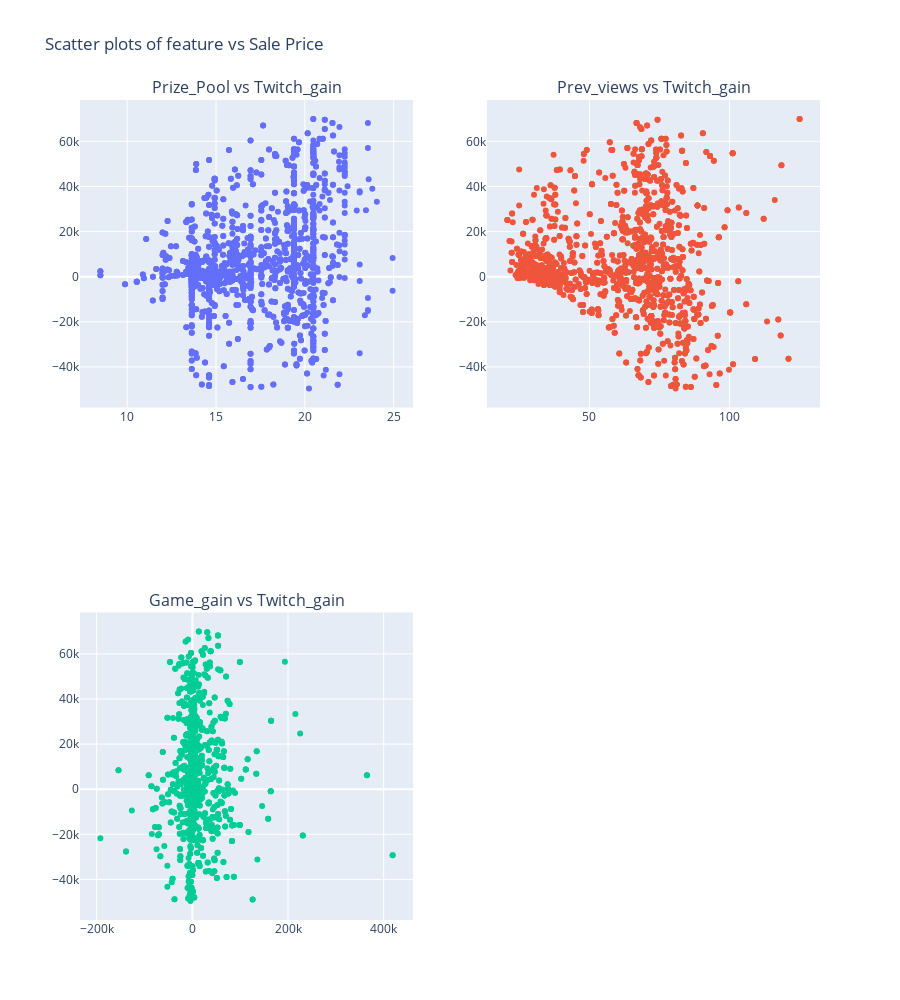

Here is the notebook cell this chart was saved with:
### Code cell
from plotly.subplots import make_subplots
import plotly.graph_objects as go

feature_data = ["Prize_Pool", 'Prev_views', 'Game_gain']


rows = (len(feature_data) // 2) +1
cols = 2
subplot_titles = tuple(var + " vs Twitch_gain" for var in feature_data)
fig = make_subplots(rows=rows, cols=cols, subplot_titles=subplot_titles)

for i, cat in enumerate(feature_data):
    row = (i // cols) + 1
    col = (i % cols) + 1
    
    fig.add_trace(go.Scatter(
        x=final_frame[cat], y=final_frame['Twitch_gain'], mode="markers"
    ), row=row, col=col)
    
    
    
fig.update_layout(height=1000, title="Scatter plots of feature vs Sale Price", showlegend=False)
fig.show()

### Figure 1 — Plotly figure (JSON) as saved in the notebook; plotly's stock layout.template omitted (floating-point values rounded to 4 significant figures; data arrays with more than 128 entries replaced by an {"elided": "..."} marker saying what was removed)
{"data": [{"mode": "markers", "type": "scatter", "x": {"elided": "1824 float values"}, "xaxis": "x", "y": {"elided": "1824 int values"}, "yaxis": "y"}, {"mode": "markers", "type": "scatter", "x": {"elided": "1824 float values"}, "xaxis": "x2", "y": {"elided": "1824 int values"}, "yaxis": "y2"}, {"mode": "markers", "type": "scatter", "x": {"elided": "1824 int values"}, "xaxis": "x3", "y": {"elided": "1824 int values"}, "yaxis": "y3"}], "layout": {"annotations": [{"font": {"size": 16}, "showarrow": false, "text": "Prize_Pool vs Twitch_gain", "x": 0.225, "xanchor": "center", "xref": "paper", "y": 1, "yanchor": "bottom", "yref": "paper"}, {"font": {"size": 16}, "showarrow": false, "text": "Prev_views vs Twitch_gain", "x": 0.775, "xanchor": "center", "xref": "paper", "y": 1, "yanchor": "bottom", "yref": "paper"}, {"font": {"size": 16}, "showarrow": false, "text": "Game_gain vs Twitch_gain", "x": 0.225, "xanchor": "center", "xref": "paper", "y": 0.375, "yanchor": "bottom", "yref": "paper"}], "height": 1000, "showlegend": false, "title": {"text": "Scatter plots of feature vs Sale Price"}, "xaxis": {"anchor": "y", "domain": [0, 0.45]}, "xaxis2": {"anchor": "y2", "domain": [0.55, 1]}, "xaxis3": {"anchor": "y3", "domain": [0, 0.45]}, "xaxis4": {"anchor": "y4", "domain": [0.55, 1]}, "yaxis": {"anchor": "x", "domain": [0.625, 1]}, "yaxis2": {"anchor": "x2", "domain": [0.625, 1]}, "yaxis3": {"anchor": "x3", "domain": [0, 0.375]}, "yaxis4": {"anchor": "x4", "domain": [0, 0.375]}}}
